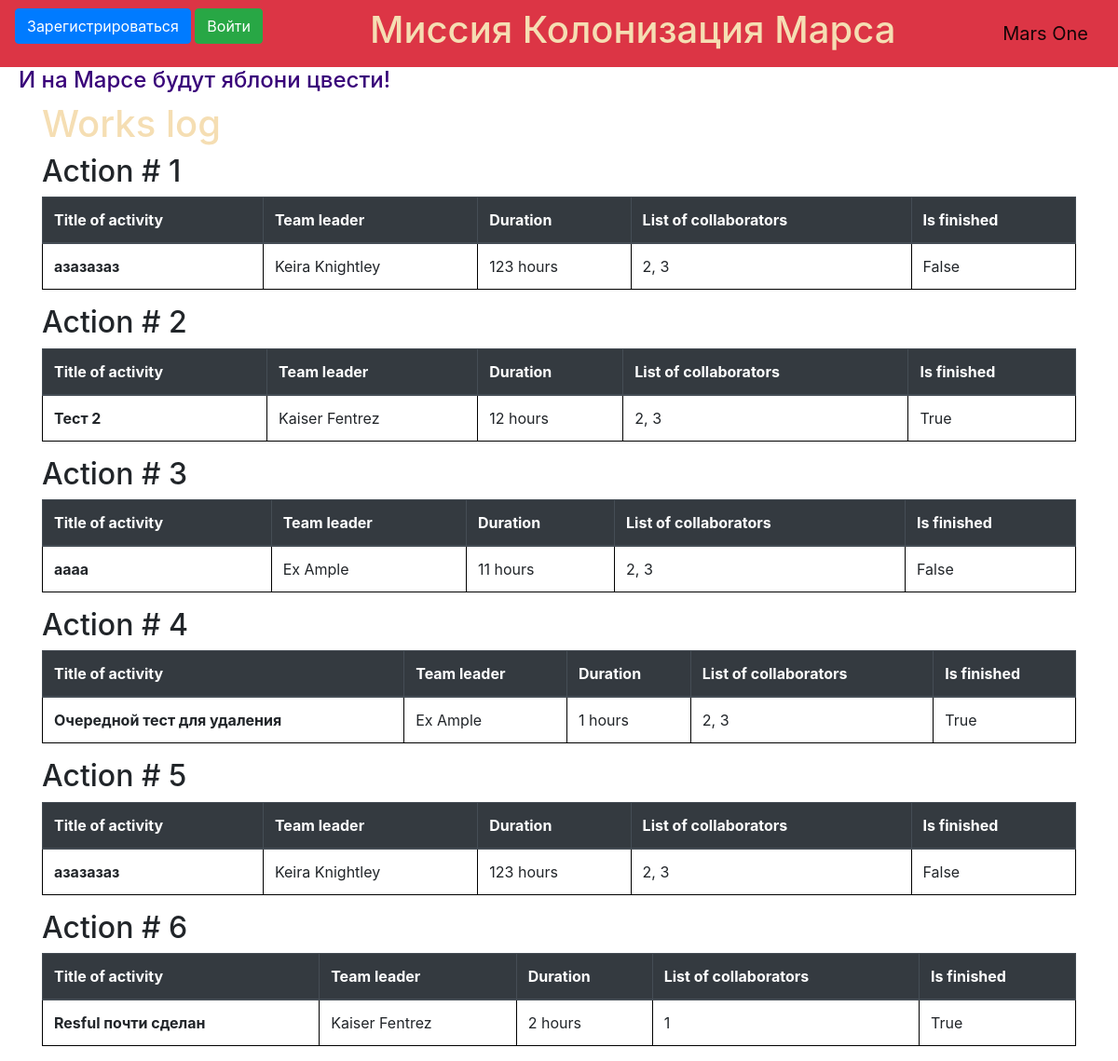
Before: / with the older database file.
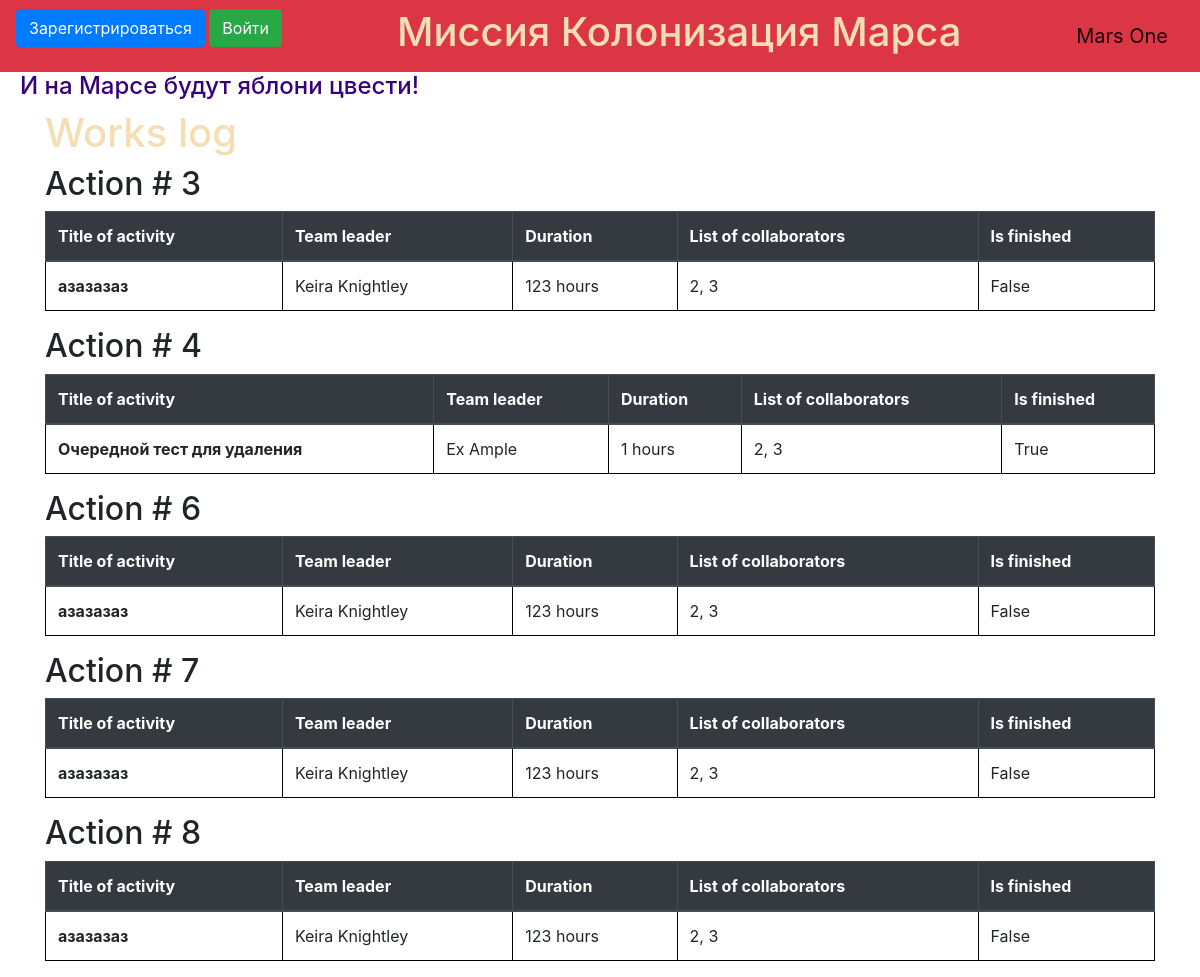
After: the same page with the newer database file.
### data/jobs.py (models this page shows, shortened)
class Jobs(SqlAlchemyBase, UserMixin, SerializerMixin):
    __tablename__ = 'jobs'
    id = sqlalchemy.Column(sqlalchemy.Integer,
                           primary_key=True, autoincrement=True)
    team_leader = sqlalchemy.Column(sqlalchemy.Integer,
                                sqlalchemy.ForeignKey("users.id"))
    job = sqlalchemy.Column(sqlalchemy.Integer, nullable=True)
    work_size = sqlalchemy.Column(sqlalchemy.Integer)
    collaborators = sqlalchemy.Column(sqlalchemy.String, nullable=True)
    end_date = sqlalchemy.Column(sqlalchemy.DateTime,
                                 default=datetime.datetime.now)
    start_date = sqlalchemy.Column(sqlalchemy.DateTime,
                                   default=datetime.datetime.now)
    is_finished = sqlalchemy.Column(sqlalchemy.Boolean, nullable=True)
    user = orm.relation('User')

### data/users.py (models this page shows, shortened)
class User(SqlAlchemyBase, UserMixin, SerializerMixin):
    __tablename__ = 'users'
    id = sqlalchemy.Column(sqlalchemy.Integer,
                           primary_key=True, autoincrement=True)
    surname = sqlalchemy.Column(sqlalchemy.String, nullable=True)
    name = sqlalchemy.Column(sqlalchemy.String, nullable=True)
    age = sqlalchemy.Column(sqlalchemy.Integer)
    position = sqlalchemy.Column(sqlalchemy.String, nullable=True)
    speciality = sqlalchemy.Column(sqlalchemy.String, nullable=True)
    address = sqlalchemy.Column(sqlalchemy.String, nullable=True)
    email = sqlalchemy.Column(sqlalchemy.String,
                              index=True, unique=True, nullable=True)
    hashed_password = sqlalchemy.Column(sqlalchemy.String, nullable=True)
    modified_date = sqlalchemy.Column(sqlalchemy.DateTime,
                                      default=datetime.datetime.now)
    jobs = orm.relation("Jobs", back_populates='user')

### main.py (the view)
@app.route("/")
def index():
    db_sess = db_session.create_session()
    jobs = db_sess.query(Jobs).all()
    return render_template("index.html", jobs=jobs)

### data/db_session.py (called while the page is built)
def create_session() -> Session:
    global __factory
    return __factory()

### templates/index.html (shortened to what this page needs)
{% extends "base.html" %}
{% block content %}
<h1>Works log</h1>
{% for item in jobs%}
<h2> Action # {{item.id}} </h2>
<table class="table">
    <thead class="thead-dark">
    <tr>
        <th scope="col">Title of activity</th>
        <th scope="col">Team leader</th>
        <th scope="col">Duration</th>
        <th scope="col">List of collaborators</th>
        <th scope="col">Is finished</th>
    </tr>
    </thead>
    <tbody>
    <tr>
        <th scope="row">{{item.job}}</th>
        <td>{{item.user.surname}} {{item.user.name}}</td>
        <td>{{item.work_size}} hours</td>
        <td>{{item.collaborators}}</td>
        <td>{{item.is_finished}}</td>
    </tr>
    </tbody>
</table>
{% endfor %}
{% endblock %}

### templates/base.html (shortened to what this page needs)
<!doctype html>
<html lang="en">
<head>
    <link rel="stylesheet" type="text/css" href="{{ url_for('static', filename='css/style2.css') }}">
    <link rel="stylesheet" href="https://stackpath.bootstrapcdn.com/bootstrap/4.4.1/css/bootstrap.min.css"
>
</head>
<body>
    <header>
        <nav class="navbar navbar-light bg-danger">
            {% if current_user.is_authenticated %}
            <a class="navbar-brand" href="/logout">{{ current_user.surname}} {{ current_user.name }}</a>
            {% else %}
            <p>
                <a class="btn btn-primary " href="/register">Зарегистрироваться</a>
                <a class="btn btn-success" href="/login">Войти</a>
            </p>
            {% endif %}
            <h1>Миссия Колонизация Марса</h1>
            <a class="navbar-brand" href="#">Mars One</a>
        </nav>
    </header>
    <h4>И на Марсе будут яблони цвести!</h4>
    <main role="main" class="container">
        {% block content %}{% endblock %}
    </main>
</body>
</html>

### static/css/style2.css (style rules this page uses)
h4 { padding-left: 20px; color: rgb(56, 0, 121); }
h1 { color: wheat; }
table, th, td { border: 1px solid black; border-collapse: collapse; }
td { padding: 100px; }

Changed rows visible on the page:
removed Jobs: id "1", job "азазазаз", user.surname "Keira", user.name "Knightley", work_size "123", collaborators "2, 3", is_finished "False"
removed Jobs: id "2", job "Тест 2", user.surname "Kaiser", user.name "Fentrez", work_size "12", collaborators "2, 3", is_finished "True"
removed Jobs: id "5", job "азазазаз", user.surname "Keira", user.name "Knightley", work_size "123", collaborators "2, 3", is_finished "False"
changed Jobs id 3: job "аааа" → "азазазаз"; user.surname "Ex" → "Keira"; user.name "Ample" → "Knightley"; work_size "11" → "123"
changed Jobs id 6: job "Resful почти сделан" → "азазазаз"; user.surname "Kaiser" → "Keira"; user.name "Fentrez" → "Knightley"; work_size "2" → "123"; collaborators "1" → "2, 3"; is_finished "True" → "False"
added Jobs: id "7", job "азазазаз", user.surname "Keira", user.name "Knightley", work_size "123", collaborators "2, 3", is_finished "False"
added Jobs: id "8", job "азазазаз", user.surname "Keira", user.name "Knightley", work_size "123", collaborators "2, 3", is_finished "False"
